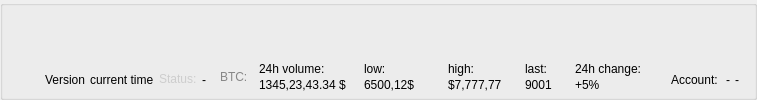
     <widget class="QGroupBox" name="top_groupBox">
      <property name="sizePolicy">
       <sizepolicy hsizetype="Preferred" vsizetype="Maximum">
        <horstretch>0</horstretch>
        <verstretch>0</verstretch>
       </sizepolicy>
      </property>
      <layout class="QHBoxLayout" name="horizontalLayout_15">
       <property name="spacing">
        <number>0</number>
       </property>
       <property name="leftMargin">
        <number>10</number>
       </property>
       <property name="topMargin">
        <number>0</number>
       </property>
       <property name="rightMargin">
        <number>10</number>
       </property>
       <property name="bottomMargin">
        <number>0</number>
       </property>
       <item>
        <widget class="QLabel" name="SVGLabel">
         <property name="sizePolicy">
          <sizepolicy hsizetype="Expanding" vsizetype="Preferred">
           <horstretch>0</horstretch>
           <verstretch>0</verstretch>
          </sizepolicy>
         </property>
         <property name="maximumSize">
          <size>
           <width>222</width>
           <height>50</height>
          </size>
         </property>
         <property name="autoFillBackground">
          <bool>false</bool>
         </property>
         <property name="pixmap">
          <pixmap>../images/assets/new_logo.svg</pixmap>
         </property>
         <property name="scaledContents">
          <bool>true</bool>
         </property>
         <property name="alignment">
          <set>Qt::AlignBottom|Qt::AlignLeading|Qt::AlignLeft</set>
         </property>
         <property name="wordWrap">
          <bool>false</bool>
         </property>
         <property name="margin">
          <number>0</number>
         </property>
         <property name="indent">
          <number>-1</number>
         </property>
         <property name="textInteractionFlags">
          <set>Qt::NoTextInteraction</set>
         </property>
        </widget>
       </item>
       <item alignment="Qt::AlignBottom">
        <widget class="QWidget" name="topl" native="true">
         <property name="sizePolicy">
          <sizepolicy hsizetype="Preferred" vsizetype="Maximum">
           <horstretch>0</horstretch>
           <verstretch>0</verstretch>
          </sizepolicy>
         </property>
         <layout class="QHBoxLayout" name="horizontalLayout_37">
          <property name="spacing">
           <number>5</number>
          </property>
          <property name="leftMargin">
           <number>25</number>
          </property>
          <property name="topMargin">
           <number>0</number>
          </property>
          <property name="rightMargin">
           <number>5</number>
          </property>
          <property name="bottomMargin">
           <number>0</number>
          </property>
          <item>
           <widget class="QLabel" name="label">
            <property name="text">
             <string>Version</string>
            </property>
           </widget>
          </item>
          <item>
           <widget class="QLabel" name="current_time">
            <property name="sizePolicy">
             <sizepolicy hsizetype="Maximum" vsizetype="Preferred">
              <horstretch>0</horstretch>
              <verstretch>0</verstretch>
             </sizepolicy>
            </property>
            <property name="text">
             <string>current time</string>
            </property>
           </widget>
          </item>
          <item>
           <widget class="QLabel" name="label_50">
            <property name="sizePolicy">
             <sizepolicy hsizetype="Maximum" vsizetype="Preferred">
              <horstretch>0</horstretch>
              <verstretch>0</verstretch>
             </sizepolicy>
            </property>
            <property name="text">
             <string>&lt;html&gt;&lt;head/&gt;&lt;body&gt;&lt;p&gt;&lt;span style=&quot; color:#cdcdcd;&quot;&gt;Status:&lt;/span&gt;&lt;/p&gt;&lt;/body&gt;&lt;/html&gt;</string>
            </property>
            <property name="margin">
             <number>6</number>
            </property>
           </widget>
          </item>
          <item>
           <widget class="QLabel" name="status_label">
            <property name="sizePolicy">
             <sizepolicy hsizetype="Minimum" vsizetype="Preferred">
              <horstretch>1</horstretch>
              <verstretch>0</verstretch>
             </sizepolicy>
            </property>
            <property name="maximumSize">
             <size>
              <width>16777215</width>
              <height>16777215</height>
             </size>
            </property>
            <property name="text">
             <string>-</string>
            </property>
           </widget>
          </item>
          <item>
           <widget class="QWidget" name="volumes" native="true">
            <property name="sizePolicy">
             <sizepolicy hsizetype="Preferred" vsizetype="Preferred">
              <horstretch>3</horstretch>
              <verstretch>0</verstretch>
             </sizepolicy>
            </property>
            <layout class="QHBoxLayout" name="horizontalLayout_43">
             <property name="spacing">
              <number>8</number>
             </property>
             <property name="topMargin">
              <number>0</number>
             </property>
             <property name="bottomMargin">
              <number>5</number>
             </property>
             <item>
              <widget class="QLabel" name="label_11">
               <property name="sizePolicy">
                <sizepolicy hsizetype="Maximum" vsizetype="Preferred">
                 <horstretch>0</horstretch>
                 <verstretch>0</verstretch>
                </sizepolicy>
               </property>
               <property name="text">
                <string>&lt;html&gt;&lt;head/&gt;&lt;body&gt;&lt;p&gt;&lt;span style=&quot; font-family:'Arial Black'; color:#878787;&quot;&gt;BTC:  &lt;/span&gt;&lt;/p&gt;&lt;/body&gt;&lt;/html&gt;</string>
               </property>
              </widget>
             </item>
             <item>
              <layout class="QVBoxLayout" name="verticalLayout_21">
               <property name="spacing">
                <number>2</number>
               </property>
               <property name="rightMargin">
                <number>10</number>
               </property>
               <item>
                <widget class="QLabel" name="label_65">
                 <property name="sizePolicy">
                  <sizepolicy hsizetype="Minimum" vsizetype="Preferred">
                   <horstretch>0</horstretch>
                   <verstretch>0</verstretch>
                  </sizepolicy>
                 </property>
                 <property name="text">
                  <string>24h volume:</string>
                 </property>
                 <property name="alignment">
                  <set>Qt::AlignLeading|Qt::AlignLeft|Qt::AlignVCenter</set>
                 </property>
                </widget>
               </item>
               <item>
                <widget class="QLabel" name="btc_vol_label">
                 <property name="sizePolicy">
                  <sizepolicy hsizetype="Minimum" vsizetype="Preferred">
                   <horstretch>0</horstretch>
                   <verstretch>0</verstretch>
                  </sizepolicy>
                 </property>
                 <property name="text">
                  <string>1345,23,43.34 $</string>
                 </property>
                 <property name="alignment">
                  <set>Qt::AlignLeading|Qt::AlignLeft|Qt::AlignVCenter</set>
                 </property>
                </widget>
               </item>
              </layout>
             </item>
             <item>
              <layout class="QVBoxLayout" name="verticalLayout_11">
               <property name="spacing">
                <number>2</number>
               </property>
               <property name="leftMargin">
                <number>0</number>
               </property>
               <property name="rightMargin">
                <number>15</number>
               </property>
               <item>
                <widget class="QLabel" name="label_42">
                 <property name="sizePolicy">
                  <sizepolicy hsizetype="Minimum" vsizetype="Preferred">
                   <horstretch>0</horstretch>
                   <verstretch>0</verstretch>
                  </sizepolicy>
                 </property>
                 <property name="text">
                  <string>low:</string>
                 </property>
                 <property name="alignment">
                  <set>Qt::AlignLeading|Qt::AlignLeft|Qt::AlignVCenter</set>
                 </property>
                </widget>
               </item>
               <item>
                <widget class="QLabel" name="btc_low_label">
                 <property name="sizePolicy">
                  <sizepolicy hsizetype="Minimum" vsizetype="Preferred">
                   <horstretch>0</horstretch>
                   <verstretch>0</verstretch>
                  </sizepolicy>
                 </property>
                 <property name="text">
                  <string>&lt;html&gt;&lt;head/&gt;&lt;body&gt;&lt;p&gt;6500,12$&lt;/p&gt;&lt;/body&gt;&lt;/html&gt;</string>
                 </property>
                 <property name="alignment">
                  <set>Qt::AlignLeading|Qt::AlignLeft|Qt::AlignVCenter</set>
                 </property>
                </widget>
               </item>
              </layout>
             </item>
             <item>
              <layout class="QVBoxLayout" name="verticalLayout_13">
               <property name="spacing">
                <number>2</number>
               </property>
               <property name="leftMargin">
                <number>10</number>
               </property>
               <property name="rightMargin">
                <number>15</number>
               </property>
               <item>
                <widget class="QLabel" name="label_30">
                 <property name="sizePolicy">
                  <sizepolicy hsizetype="Minimum" vsizetype="Preferred">
                   <horstretch>0</horstretch>
                   <verstretch>0</verstretch>
                  </sizepolicy>
                 </property>
                 <property name="text">
                  <string>high:</string>
                 </property>
                 <property name="alignment">
                  <set>Qt::AlignLeading|Qt::AlignLeft|Qt::AlignVCenter</set>
                 </property>
                </widget>
               </item>
               <item>
                <widget class="QLabel" name="btc_high_label">
                 <property name="sizePolicy">
                  <sizepolicy hsizetype="Minimum" vsizetype="Preferred">
                   <horstretch>0</horstretch>
                   <verstretch>0</verstretch>
                  </sizepolicy>
                 </property>
                 <property name="text">
                  <string>$7,777,77</string>
                 </property>
                 <property name="alignment">
                  <set>Qt::AlignLeading|Qt::AlignLeft|Qt::AlignVCenter</set>
                 </property>
                </widget>
               </item>
              </layout>
             </item>
             <item>
              <layout class="QVBoxLayout" name="verticalLayout_20">
               <property name="spacing">
                <number>2</number>
               </property>
               <property name="rightMargin">
                <number>15</number>
               </property>
               <item>
                <widget class="QLabel" name="label_45">
                 <property name="sizePolicy">
                  <sizepolicy hsizetype="Minimum" vsizetype="Preferred">
                   <horstretch>0</horstretch>
                   <verstretch>0</verstretch>
                  </sizepolicy>
                 </property>
                 <property name="text">
                  <string>last:</string>
                 </property>
                 <property name="alignment">
                  <set>Qt::AlignLeading|Qt::AlignLeft|Qt::AlignVCenter</set>
                 </property>
                </widget>
               </item>
               <item>
                <widget class="QLabel" name="btc_price_label">
                 <property name="sizePolicy">
                  <sizepolicy hsizetype="Minimum" vsizetype="Preferred">
                   <horstretch>0</horstretch>
                   <verstretch>0</verstretch>
                  </sizepolicy>
                 </property>
                 <property name="text">
                  <string>9001</string>
                 </property>
                 <property name="alignment">
                  <set>Qt::AlignLeading|Qt::AlignLeft|Qt::AlignVCenter</set>
                 </property>
                </widget>
               </item>
              </layout>
             </item>
             <item>
              <layout class="QVBoxLayout" name="verticalLayout_10">
               <property name="spacing">
                <number>2</number>
               </property>
               <property name="rightMargin">
                <number>15</number>
               </property>
               <item>
                <widget class="QLabel" name="label_46">
                 <property name="sizePolicy">
                  <sizepolicy hsizetype="Minimum" vsizetype="Preferred">
                   <horstretch>0</horstretch>
                   <verstretch>0</verstretch>
                  </sizepolicy>
                 </property>
                 <property name="text">
                  <string>24h change:</string>
                 </property>
                 <property name="alignment">
                  <set>Qt::AlignLeading|Qt::AlignLeft|Qt::AlignVCenter</set>
                 </property>
                </widget>
               </item>
               <item>
                <widget class="QLabel" name="btc_percent_label">
                 <property name="sizePolicy">
                  <sizepolicy hsizetype="Minimum" vsizetype="Preferred">
                   <horstretch>0</horstretch>
                   <verstretch>0</verstretch>
                  </sizepolicy>
                 </property>
                 <property name="text">
                  <string>+5%</string>
                 </property>
                 <property name="alignment">
                  <set>Qt::AlignLeading|Qt::AlignLeft|Qt::AlignVCenter</set>
                 </property>
                </widget>
               </item>
              </layout>
             </item>
            </layout>
           </widget>
          </item>
          <item>
           <widget class="QLabel" name="acc_label">
            <property name="sizePolicy">
             <sizepolicy hsizetype="Maximum" vsizetype="Preferred">
              <horstretch>0</horstretch>
              <verstretch>0</verstretch>
             </sizepolicy>
            </property>
            <property name="text">
             <string>Account: </string>
            </property>
           </widget>
          </item>
          <item>
           <widget class="QLabel" name="total_btc_label">
            <property name="sizePolicy">
             <sizepolicy hsizetype="Maximum" vsizetype="Preferred">
              <horstretch>0</horstretch>
              <verstretch>0</verstretch>
             </sizepolicy>
            </property>
            <property name="text">
             <string>-</string>
            </property>
           </widget>
          </item>
          <item>
           <widget class="QLabel" name="total_usd_label">
            <property name="sizePolicy">
             <sizepolicy hsizetype="Maximum" vsizetype="Preferred">
              <horstretch>0</horstretch>
              <verstretch>0</verstretch>
             </sizepolicy>
            </property>
            <property name="text">
             <string>-</string>
            </property>
           </widget>
          </item>
         </layout>
        </widget>
       </item>
      </layout>
     </widget>
